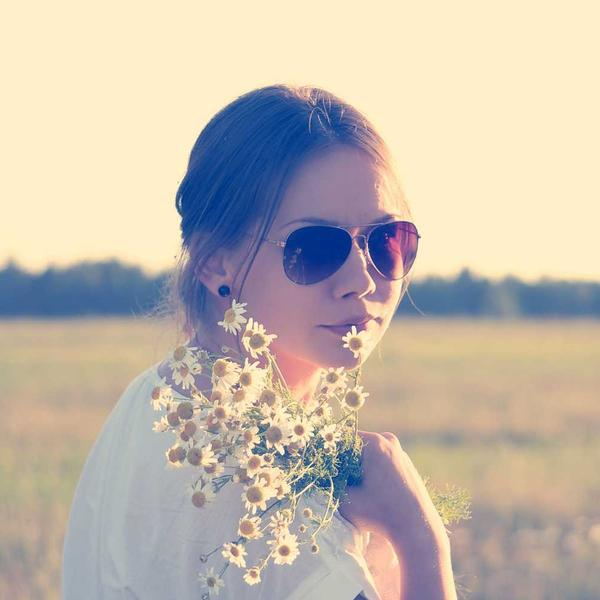
#> input picture 拼豆算法调研/probes/real_portrait.jpg, 600 x 600 px
$ python make_dark.py
#> lines starting #> are read from the running program, lines starting #| are printed output that depends on the picture
# -*- coding: utf-8 -*-
# 欠曝照片门控测试:人像压暗到 45%,OLD 无提亮 vs NEW 自动提亮
from PIL import Image
im = Image.open('real_portrait.jpg').convert('RGB')
#> im is the input picture: PIL image 600x600 RGB; mean R, G, B 194.3, 183.6, 171.9
im = im.point(lambda v: int(v * 0.45))
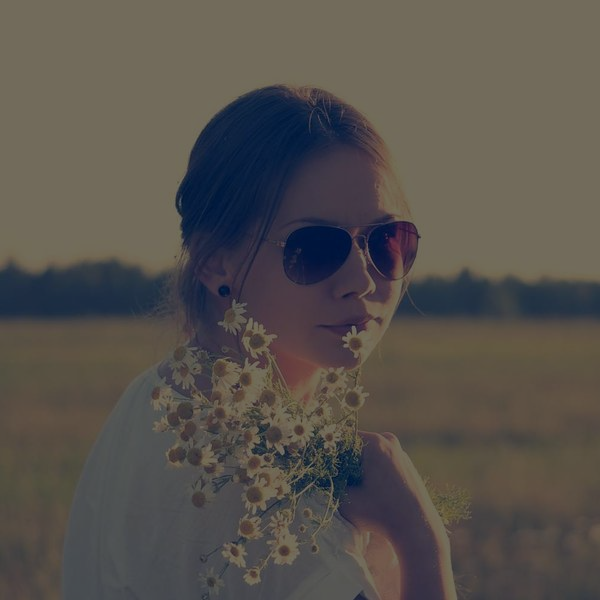
#> im: PIL image 600x600 RGB; mean R, G, B 86.9, 82.1, 76.9
im.save('real_portrait_dark.jpg')
print('OK dark')

$ run again, with 拼豆算法调研/probes/real_food.jpg copied over 拼豆算法调研/probes/real_portrait.jpg
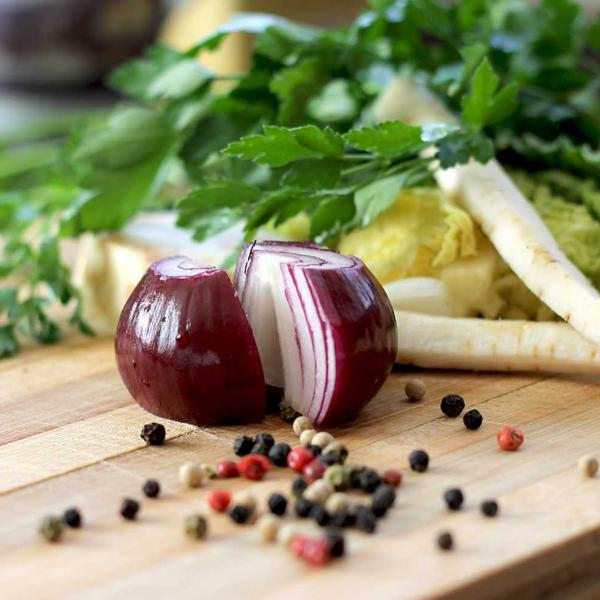
#> input picture 拼豆算法调研/probes/real_food.jpg, 600 x 600 px
#> im is the input picture: PIL image 600x600 RGB; mean R, G, B 142.3, 139.6, 104.3
#> `im = im.point(lambda v: int(v * 0.45))`:
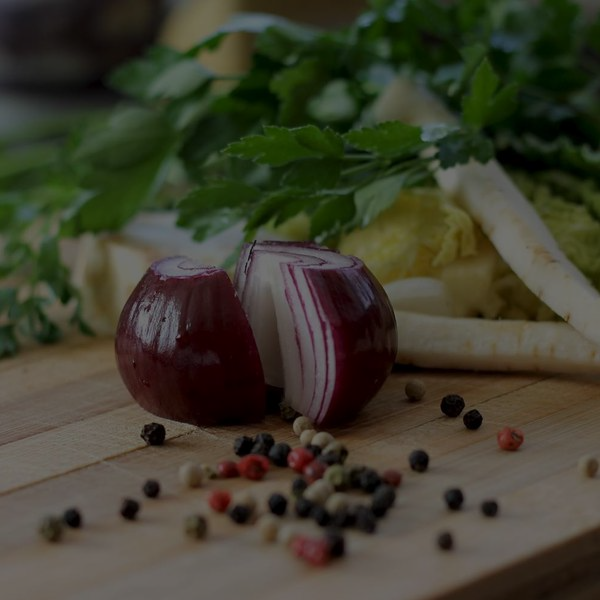
#> im: PIL image 600x600 RGB; mean R, G, B 63.5, 62.3, 46.5

$ run again, with 拼豆算法调研/probes/real_landscape.jpg copied over 拼豆算法调研/probes/real_portrait.jpg
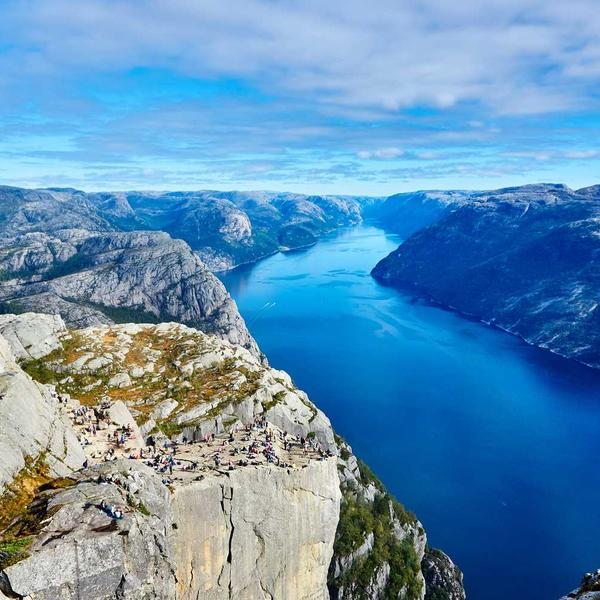
#> input picture 拼豆算法调研/probes/real_landscape.jpg, 600 x 600 px
#> im is the input picture: PIL image 600x600 RGB; mean R, G, B 97, 144.6, 180.6
#> `im = im.point(lambda v: int(v * 0.45))`:
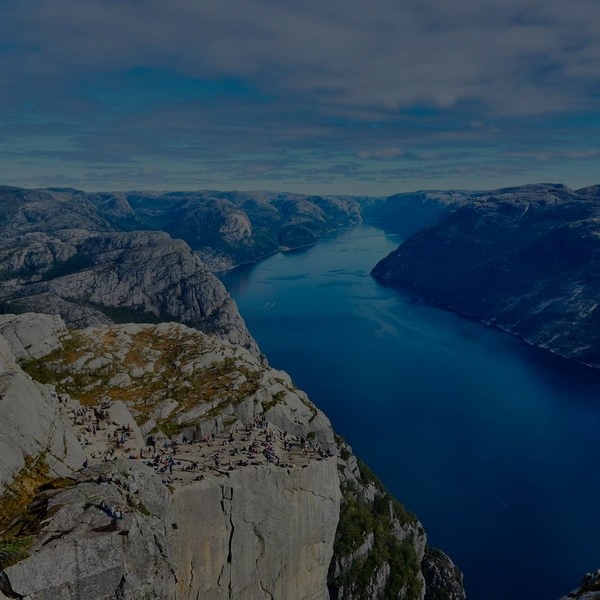
#> im: PIL image 600x600 RGB; mean R, G, B 43.2, 64.6, 80.8
